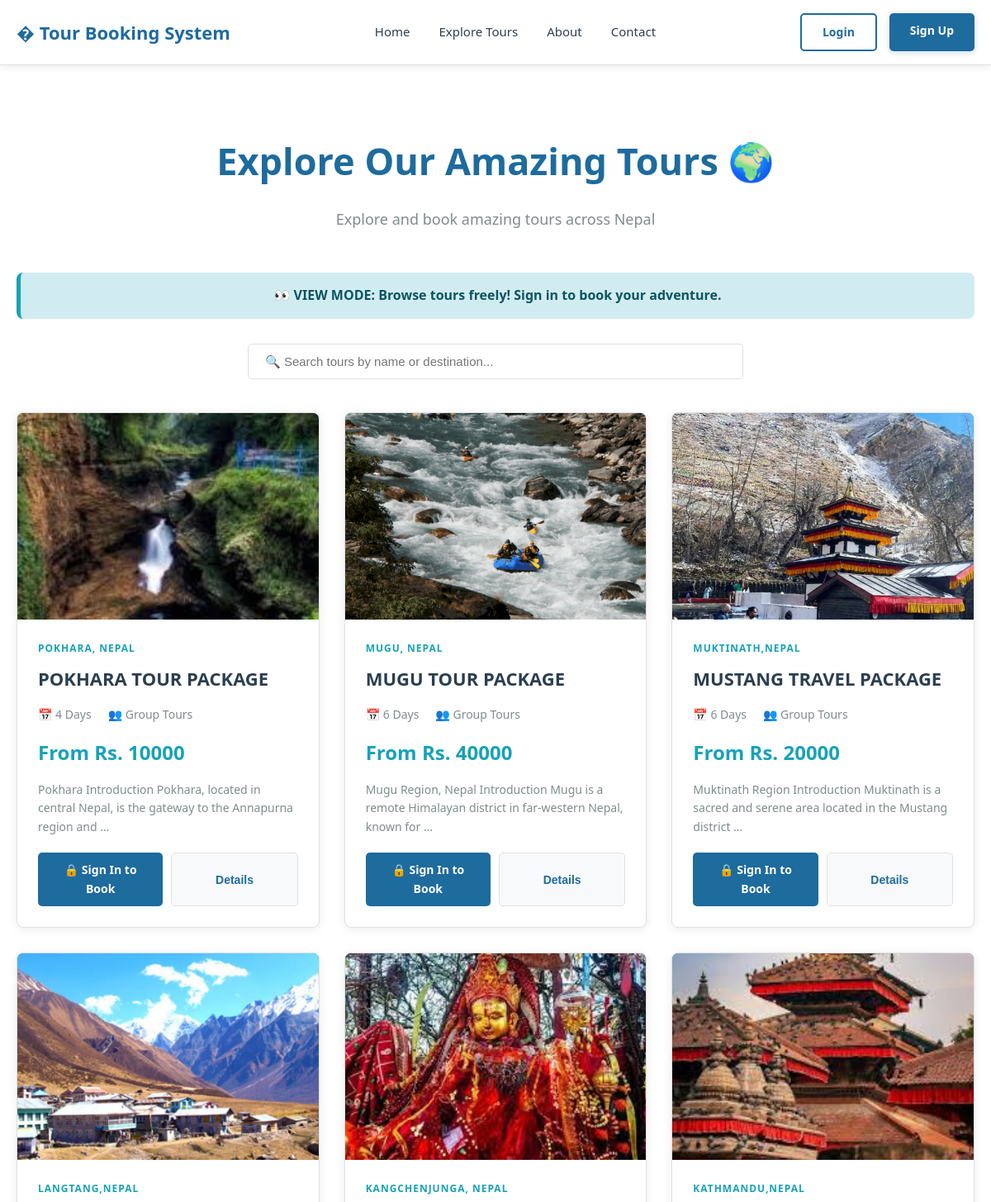
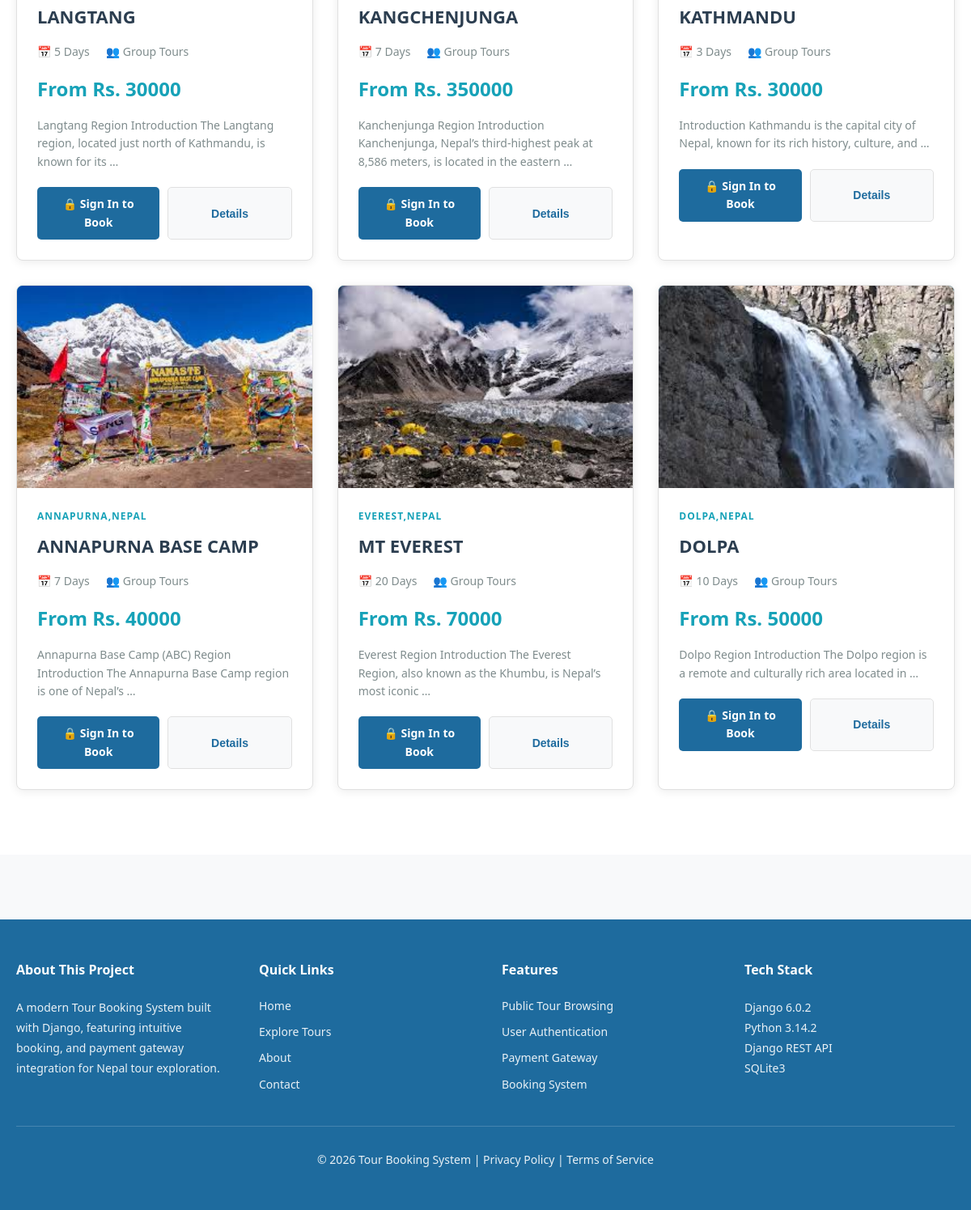
/dashboard/, run on the app's committed database (2 pictures, top to bottom).
### tour/models.py (models this page shows, shortened)
class Tour(models.Model):
    title = models.CharField(max_length=200)   # Mustang Tour Package
    destination = models.CharField(max_length=150)
    duration_days = models.PositiveIntegerField()
    base_price = models.PositiveIntegerField(help_text="Price for 1 person")
    description = models.TextField()
    is_active = models.BooleanField(default=True)
    created_at = models.DateTimeField(auto_now_add=True)

### tour/views.py (the view, shortened to what this page needs)
# urls.py: path('dashboard/', views.dashboard, name='dashboard'),
def dashboard(request):
    tours_qs = Tour.objects.prefetch_related('images').filter(is_active=True)
    tours = []
    for tour in tours_qs:
        tours.append({
            'id': tour.id,
            'title': tour.title,
            'destination': tour.destination,
            'duration_days': tour.duration_days,
            'description': tour.description,
            'base_price': tour.base_price,
            'images': [{'image': img.image.url} for img in tour.images.all()]
        })
    has_active_booking = False
    active_booking = None
    context = {
        'tours': tours,
        'has_active_booking': has_active_booking,
        'active_booking': active_booking,
    }
    return render(request, 'tour/dashboard.html', context)

### tour/templates/tour/dashboard.html (shortened to what this page needs)
{% extends 'base.html' %}
{% block content %}
    <div class="section" style="background: var(--white);">
        {% if user.is_authenticated %}
            <h2 class="section-title">Welcome back, {{ user.first_name|default:user.username }}! 👋</h2>
        {% else %}
            <h2 class="section-title">Explore Our Amazing Tours 🌍</h2>
        {% endif %}
        <p class="section-subtitle">Explore and book amazing tours across Nepal</p>
        {% if not user.is_authenticated %}
            <div style="background: #D1ECF1; border-left: 5px solid #17A2B8; padding: 15px 20px; border-radius: 8px; margin-bottom: 30px; text-align: center;">
                <p style="margin: 0; color: #0C5460; font-weight: 600;">
                    👀 <strong>VIEW MODE:</strong> Browse tours freely! Sign in to book your adventure.
                </p>
            </div>
        {% endif %}
        <div style="margin: 30px 0; text-align: center;">
            <input type="text" id="search-input" placeholder="🔍 Search tours by name or destination..."
                   style="width: 100%; max-width: 600px; padding: 12px 20px; border: 1px solid var(--border-color); border-radius: 5px; font-size: 15px; transition: all 0.3s; background: white; color: var(--text-dark);">
        </div>
        <div class="cards-grid" id="tours-container">
            {% for tour in tours %}
                <div class="tour-card" data-title="{{ tour.title|lower }}" data-destination="{{ tour.destination|lower }}">
                    <div class="tour-image">
                        {% if tour.images %}
                            {% for image in tour.images %}
                                {% if forloop.first %}
                                    <img src="{{ image.image }}" alt="{{ tour.title }}" style="width: 100%; height: 100%; object-fit: cover;">
                                {% endif %}
                            {% endfor %}
                        {% else %}
                            {% if forloop.counter == 1 %}⛰️{% elif forloop.counter == 2 %}🏔️{% elif forloop.counter == 3 %}🏙️{% elif forloop.counter == 4 %}🌄{% elif forloop.counter == 5 %}🗻{% elif forloop.counter == 6 %}🕉️{% else %}🏞️{% endif %}
                        {% endif %}
                    </div>
                    <div class="tour-info">
                        <div class="tour-destination">{{ tour.destination }}</div>
                        <h3 class="tour-title">{{ tour.title }}</h3>
                        <div class="tour-meta">
                            <span class="tour-meta-item">📅 {{ tour.duration_days }} Days</span>
                            <span class="tour-meta-item">👥 Group Tours</span>
                        </div>
                        <div class="tour-price">From Rs. {{ tour.base_price }}</div>
                        <p class="tour-description">
                            {{ tour.description|truncatewords:15 }}
                        </p>
                        <div style="display: flex; gap: 10px;">
                            {% if user.is_authenticated %}
                                {% if has_active_booking %}
                                    <button class="btn" style="flex: 1; background: #E0E0E0; color: #757575; cursor: not-allowed; border: none;" disabled title="You already have an active booking">
                                        🔒 Booking Locked
                                    </button>
                                {% else %}
                                    <a href="{% url 'book_tour' tour.id %}" class="btn btn-primary" style="flex: 1;">Book Now</a>
                                {% endif %}
                            {% else %}
                                <a href="{% url 'login' %}" class="btn" style="flex: 1; background: var(--primary); color: white; border: none;">
                                    🔒 Sign In to Book
                                </a>
                            {% endif %}
                            <button class="btn" style="flex: 1; background: var(--light-bg); color: var(--primary); border: 1px solid var(--border-color);" onclick="openModal({{ tour.id }}, '{{ tour.title|escapejs }}', '{{ tour.destination|escapejs }}', {{ tour.duration_days }}, {{ tour.base_price }}, '{{ tour.description|escapejs }}')">Details</button>
                        </div>
                    </div>
                </div>
            {% empty %}
                <div style="grid-column: 1 / -1; text-align: center; padding: 40px;">
                    <p style="font-size: 18px; color: var(--text-gray);">No tours available</p>
                </div>
            {% endfor %}
        </div>
    </div>
{% endblock %}

### tour/templates/base.html (style rules this page uses)
* { margin: 0; padding: 0; box-sizing: border-box; }
:root { --primary: #1E6B9E; --primary-light: #2980B9; --primary-dark: #154B7A; --accent: #17A2B8; --accent-hover: #138496; --success: #27AE60; --danger: #E74C3C; --warning: #F39C12; --light-bg: #F8F9FA; --white: #FFFFFF; --text-dark: #2C3E50; --text-gray: #7F8C8D; --border-color: #E0E0E0; }
body { font-family: 'Segoe UI', Tahoma, Geneva, Verdana, sans-serif; line-height: 1.6; color: var(--text-dark); background: var(--light-bg); min-height: 100vh; }
.btn { padding: 10px 25px; border: none; border-radius: 5px; cursor: pointer; font-size: 14px; font-weight: 600; text-decoration: none; transition: all 0.3s; display: inline-block; text-align: center; }
.section { padding: 80px 20px; max-width: 1200px; margin: 0 auto; background: var(--white); }
.section-title { text-align: center; font-size: 45px; margin-bottom: 20px; color: var(--primary); font-weight: 800; }
.section-subtitle { text-align: center; font-size: 18px; color: var(--text-gray); margin-bottom: 50px; }
.cards-grid { display: grid; grid-template-columns: repeat(auto-fit, minmax(280px, 1fr)); gap: 30px; margin-top: 40px; }
.tour-card { background: var(--white); border-radius: 8px; overflow: hidden; box-shadow: 0 2px 12px rgba(0, 0, 0, 0.08); transition: all 0.3s; border: 1px solid var(--border-color); }
.tour-image { width: 100%; height: 250px; background: linear-gradient(135deg, var(--accent) 0%, var(--primary-light) 100%); display: flex; align-items: center; justify-content: center; font-size: 80px; color: white; position: relative; overflow: hidden; }
.tour-image img { width: 100%; height: 100%; object-fit: cover; }
.tour-info { padding: 25px; }
.tour-destination { color: var(--accent); font-size: 12px; font-weight: 700; text-transform: uppercase; letter-spacing: 1px; }
.tour-title { font-size: 22px; font-weight: 700; color: var(--text-dark); margin: 10px 0; }
.tour-meta { display: flex; gap: 20px; margin: 15px 0; font-size: 14px; color: var(--text-gray); }
.tour-meta-item { display: flex; align-items: center; gap: 5px; }
.tour-price { font-size: 24px; color: var(--accent); font-weight: 700; margin: 15px 0; }
.tour-description { font-size: 14px; color: var(--text-gray); margin-bottom: 20px; line-height: 1.6; }

### tour/templates/tour/dashboard.html (style rules this page uses)
#search-input { border: 1px solid var(--border-color) !important; }

### data on the page
Tour: destination "POKHARA, NEPAL", title "POKHARA TOUR PACKAGE", description "Pokhara Introduction Pokhara, located in central Nepal, is the gateway to the Annapurna region and …"
Tour: destination "MUGU, NEPAL", title "MUGU TOUR PACKAGE", description "Mugu Region, Nepal Introduction Mugu is a remote Himalayan district in far-western Nepal, known for …"
Tour: destination "MUKTINATH,NEPAL", title "MUSTANG TRAVEL PACKAGE", description "Muktinath Region Introduction Muktinath is a sacred and serene area located in the Mustang district …"
Tour: destination "LANGTANG,NEPAL", title "LANGTANG", description "Langtang Region Introduction The Langtang region, located just north of Kathmandu, is known for its …"
Tour: destination "KANGCHENJUNGA, NEPAL", title "KANGCHENJUNGA", description "Kanchenjunga Region Introduction Kanchenjunga, Nepal’s third-highest peak at 8,586 meters, is located in the eastern …"
Tour: destination "KATHMANDU,NEPAL", title "KATHMANDU", description "Introduction Kathmandu is the capital city of Nepal, known for its rich history, culture, and …"
Tour: destination "ANNAPURNA,NEPAL", title "ANNAPURNA BASE CAMP", description "Annapurna Base Camp (ABC) Region Introduction The Annapurna Base Camp region is one of Nepal’s …"
Tour: destination "EVEREST,NEPAL", title "MT EVEREST", description "Everest Region Introduction The Everest Region, also known as the Khumbu, is Nepal’s most iconic …"
Tour: destination "DOLPA,NEPAL", title "DOLPA", description "Dolpo Region Introduction The Dolpo region is a remote and culturally rich area located in …"

### other printed values
{{ tour.duration_days }} "4" "6" "6" "5" "7" "3" "7" "20" "10"
{{ tour.base_price }} "10000" "40000" "20000" "30000" "350000" "30000" "40000" "70000" "50000"
